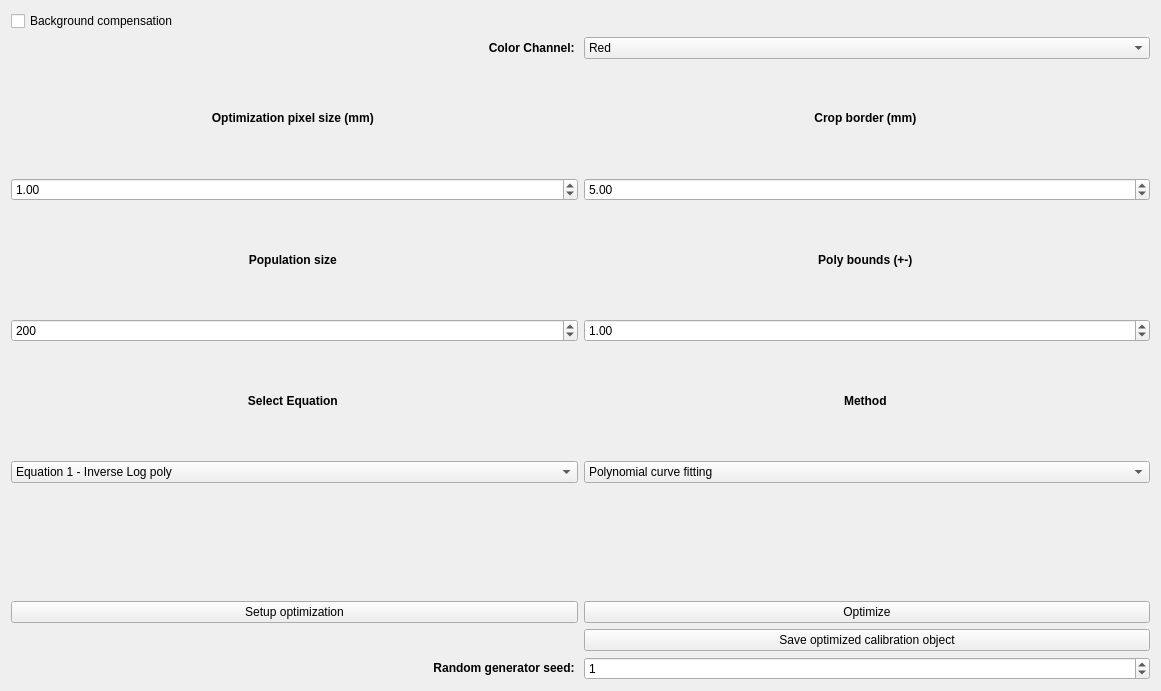
<?xml version="1.0" encoding="UTF-8"?>
<ui version="4.0">
    <class>Form</class>
    <widget class="QWidget" name="Form">
        <property name="geometry">
            <rect>
                <x>0</x>
                <y>0</y>
                <width>1161</width>
                <height>691</height>
            </rect>
        </property>
        <property name="windowTitle">
            <string>Optimization</string>
        </property>
        <layout class="QGridLayout" name="gridLayout">
            <item row="12" column="1">
                <widget class="QPushButton" name="optimize_button">
                    <property name="text">
                        <string>Optimize</string>
                    </property>
                </widget>
            </item>
            <item row="7" column="0">
                <widget class="QSpinBox" name="pop_spin">
                    <property name="maximum">
                        <number>5000</number>
                    </property>
                    <property name="value">
                        <number>200</number>
                    </property>
                </widget>
            </item>
            <item row="6" column="0">
                <widget class="QLabel" name="label_5">
                    <property name="text">
                        <string>&lt;html&gt;&lt;head/&gt;&lt;body&gt;&lt;p align=&quot;center&quot;&gt;&lt;span style=&quot;
                            font-weight:600;&quot;&gt;Population
                            size&lt;/span&gt;&lt;/p&gt;&lt;/body&gt;&lt;/html&gt;
                        </string>
                    </property>
                </widget>
            </item>
            <item row="4" column="1">
                <widget class="QDoubleSpinBox" name="crop_border_spin">
                    <property name="singleStep">
                        <double>0.100000000000000</double>
                    </property>
                    <property name="value">
                        <double>5.000000000000000</double>
                    </property>
                </widget>
            </item>
            <item row="3" column="0">
                <widget class="QLabel" name="label_2">
                    <property name="text">
                        <string>&lt;html&gt;&lt;head/&gt;&lt;body&gt;&lt;p align=&quot;center&quot;&gt;&lt;span style=&quot;
                            font-weight:600;&quot;&gt;Optimization pixel size (mm)&lt;/span&gt;&lt;/p&gt;&lt;/body&gt;&lt;/html&gt;
                        </string>
                    </property>
                </widget>
            </item>
            <item row="9" column="0">
                <widget class="QComboBox" name="eq_combo">
                    <item>
                        <property name="text">
                            <string>Equation 1 - Inverse Log poly</string>
                        </property>
                    </item>
                    <item>
                        <property name="text">
                            <string>Equation 2 - Inverse poly</string>
                        </property>
                    </item>
                    <item>
                        <property name="text">
                            <string>Equation 3 - Inverse arctan poly</string>
                        </property>
                    </item>
                    <item>
                        <property name="text">
                            <string>Equation 4 - 4th Degree Poly</string>
                        </property>
                    </item>
                </widget>
            </item>
            <item row="9" column="1">
                <widget class="QComboBox" name="mode_combo">
                    <item>
                        <property name="text">
                            <string>Polynomial curve fitting</string>
                        </property>
                    </item>
                    <item>
                        <property name="text">
                            <string>Lateral correction</string>
                        </property>
                    </item>
                    <item>
                        <property name="text">
                            <string>Poly fit and correction</string>
                        </property>
                    </item>
                </widget>
            </item>
            <item row="2" column="0">
                <widget class="QLabel" name="label_8">
                    <property name="text">
                        <string>&lt;html&gt;&lt;head/&gt;&lt;body&gt;&lt;p align=&quot;right&quot;&gt;&lt;span style=&quot;
                            font-weight:600;&quot;&gt;Color
                            Channel:&lt;/span&gt;&lt;/p&gt;&lt;/body&gt;&lt;/html&gt;
                        </string>
                    </property>
                </widget>
            </item>
            <item row="12" column="0">
                <widget class="QPushButton" name="setup_button">
                    <property name="text">
                        <string>Setup optimization</string>
                    </property>
                </widget>
            </item>
            <item row="8" column="0">
                <widget class="QLabel" name="label_4">
                    <property name="text">
                        <string>&lt;html&gt;&lt;head/&gt;&lt;body&gt;&lt;p align=&quot;center&quot;&gt;&lt;span style=&quot;
                            font-weight:600;&quot;&gt;Select
                            Equation&lt;/span&gt;&lt;/p&gt;&lt;/body&gt;&lt;/html&gt;
                        </string>
                    </property>
                </widget>
            </item>
            <item row="2" column="1">
                <widget class="QComboBox" name="color_combo">
                    <item>
                        <property name="text">
                            <string>Red</string>
                        </property>
                    </item>
                    <item>
                        <property name="text">
                            <string>Green</string>
                        </property>
                    </item>
                    <item>
                        <property name="text">
                            <string>Blue</string>
                        </property>
                    </item>
                </widget>
            </item>
            <item row="6" column="1">
                <widget class="QLabel" name="label_6">
                    <property name="text">
                        <string>&lt;html&gt;&lt;head/&gt;&lt;body&gt;&lt;p align=&quot;center&quot;&gt;&lt;span style=&quot;
                            font-weight:600;&quot;&gt;Poly bounds
                            (+-)&lt;/span&gt;&lt;/p&gt;&lt;/body&gt;&lt;/html&gt;
                        </string>
                    </property>
                </widget>
            </item>
            <item row="4" column="0">
                <widget class="QDoubleSpinBox" name="pixel_size_spin">
                    <property name="value">
                        <double>1.000000000000000</double>
                    </property>
                </widget>
            </item>
            <item row="3" column="1">
                <widget class="QLabel" name="label">
                    <property name="text">
                        <string>&lt;html&gt;&lt;head/&gt;&lt;body&gt;&lt;p align=&quot;center&quot;&gt;&lt;span style=&quot;
                            font-weight:600;&quot;&gt;Crop border
                            (mm)&lt;/span&gt;&lt;/p&gt;&lt;/body&gt;&lt;/html&gt;
                        </string>
                    </property>
                </widget>
            </item>
            <item row="7" column="1">
                <widget class="QDoubleSpinBox" name="poly_range_spin">
                    <property name="maximum">
                        <double>1000000.000000000000000</double>
                    </property>
                    <property name="value">
                        <double>1.000000000000000</double>
                    </property>
                </widget>
            </item>
            <item row="8" column="1">
                <widget class="QLabel" name="label_3">
                    <property name="text">
                        <string>&lt;html&gt;&lt;head/&gt;&lt;body&gt;&lt;p align=&quot;center&quot;&gt;&lt;span style=&quot;
                            font-weight:600;&quot;&gt;Method&lt;/span&gt;&lt;/p&gt;&lt;/body&gt;&lt;/html&gt;
                        </string>
                    </property>
                </widget>
            </item>
            <item row="13" column="1">
                <widget class="QPushButton" name="save_cal">
                    <property name="text">
                        <string>Save optimized calibration object</string>
                    </property>
                </widget>
            </item>
            <item row="14" column="0">
                <widget class="QLabel" name="label_7">
                    <property name="text">
                        <string>&lt;html&gt;&lt;head/&gt;&lt;body&gt;&lt;p align=&quot;right&quot;&gt;&lt;span style=&quot;
                            font-weight:600;&quot;&gt;Random generator seed:&lt;/span&gt;&lt;/p&gt;&lt;/body&gt;&lt;/html&gt;
                        </string>
                    </property>
                </widget>
            </item>
            <item row="14" column="1">
                <widget class="QSpinBox" name="seed_spin">
                    <property name="value">
                        <number>1</number>
                    </property>
                </widget>
            </item>
            <item row="10" column="1">
                <widget class="QWidget" name="image_widget" native="true"/>
            </item>
            <item row="10" column="0">
                <widget class="QWidget" name="ref_widget" native="true"/>
            </item>
            <item row="1" column="0">
                <widget class="QCheckBox" name="bg_checkBox">
                    <property name="text">
                        <string>Background compensation</string>
                    </property>
                    <property name="checked">
                        <bool>false</bool>
                    </property>
                </widget>
            </item>
        </layout>
    </widget>
    <resources/>
    <connections/>
</ui>
